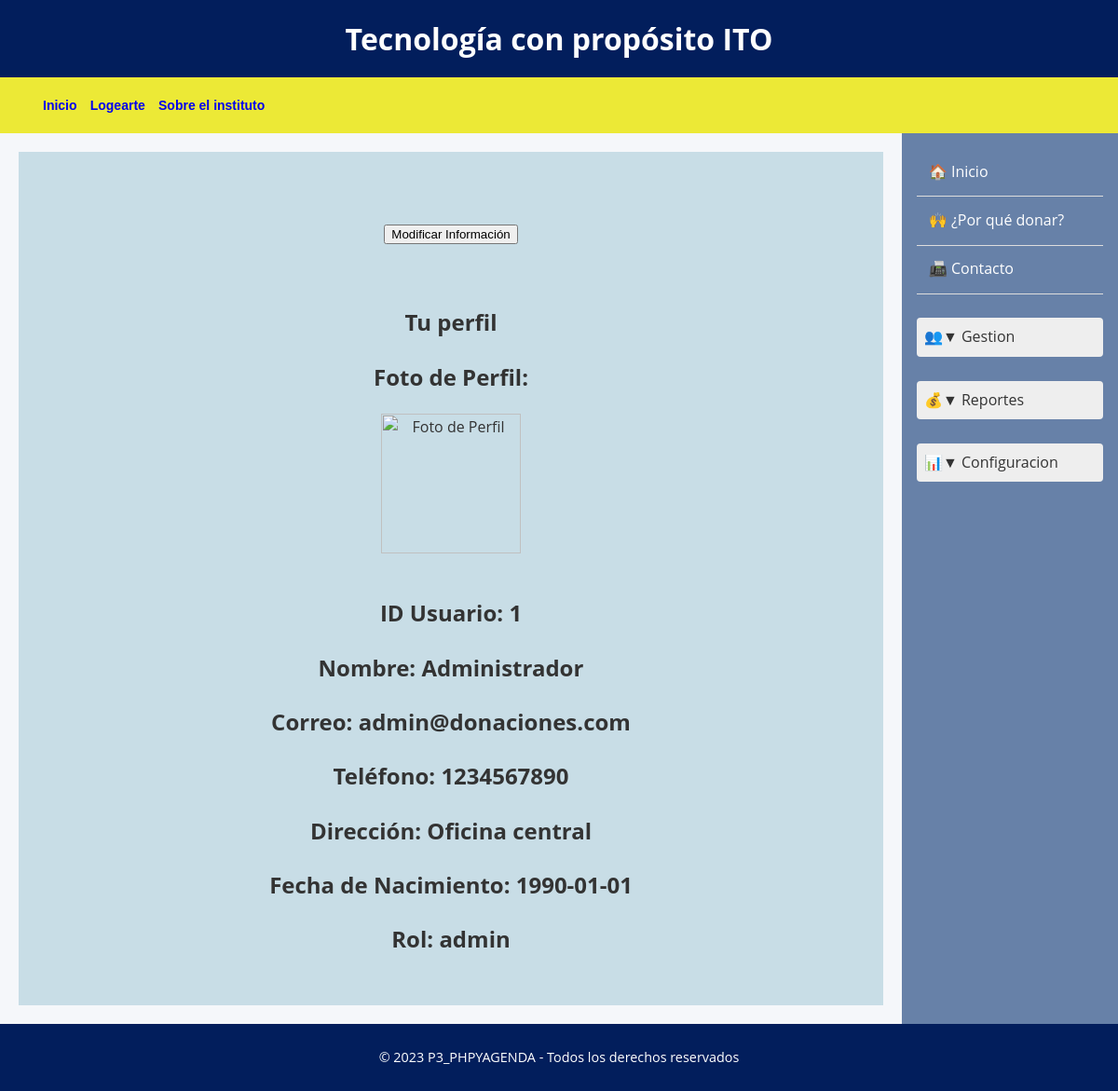
Page /miPerfil.php (signed in) on the committed database.
### tables this page shows
CREATE TABLE `usuarios` (
  `idUsuario` int(11) NOT NULL,
  `nombre` varchar(50) NOT NULL,
  `correo` varchar(50) NOT NULL,
  `contrasena` varchar(20) NOT NULL,
  `telefono` int(10) NOT NULL,
  `direccion` varchar(50) NOT NULL,
  `fechaNac` date NOT NULL,
  `fotoPerfil` blob NOT NULL,
  `rol` varchar(20) NOT NULL,
  `idDonacion` int(15) NOT NULL COMMENT 'Relación con donación',
  `fechaRegistro` datetime DEFAULT current_timestamp()
);

### modelo/Usuario.php (called while the page is built, shortened)
<?php
class Usuario {
	private $idUsuario = 0;
	public function getIdUsuario() { return $this->idUsuario; }
}
?>

### miPerfil.php (the view, shortened to what this page needs)
<?php
include_once("menu.php");
include_once("modelo/Usuario.php");
$oUsu = unserialize($_SESSION["usuario"]);
$idUsuario = $oUsu->getIdUsuario();
$conexion = new mysqli("localhost", "root", "", "donacionesTec", 3307);
$sql = "SELECT idUsuario, nombre, correo, contrasena, telefono, direccion, fechaNac, fotoPerfil, rol FROM usuarios
        WHERE idUsuario = $idUsuario";
$resultado = $conexion->query($sql);
?>
<div style="display: flex;">
    <?php include_once("vista/aside.php"); ?>
    <section class="principal">
        <br>
        <?php if ($resultado && $resultado->num_rows > 0):
            $fila = $resultado->fetch_assoc();
        ?>
        <button onclick="abrirPopup()" class="boton-modificar">Modificar Información</button>
            <div>
                <br>
                <h1>Tu perfil</h1>
                <h2>Foto de Perfil:</h2>
                <img src="<?php echo $fila["fotoPerfil"]; ?>" alt="Foto de Perfil" width="150"><br><br>
                <h2>ID Usuario: <?php echo $fila["idUsuario"]; ?></h2>
                <h2>Nombre: <?php echo $fila["nombre"]; ?></h2>
                <h2>Correo: <?php echo $fila["correo"]; ?></h2>
                <h2>Teléfono: <?php echo $fila["telefono"]; ?></h2>
                <h2>Dirección: <?php echo $fila["direccion"]; ?></h2>
                <h2>Fecha de Nacimiento: <?php echo $fila["fechaNac"]; ?></h2>
                <h2>Rol: <?php echo $fila["rol"]; ?></h2>
            </div>
        <?php else: ?>
            <p style="text-align: center;">No estás registrado</p>
        <?php endif; ?>
    </section>
</div>

### estilos/encabezado.css (style rules this page uses)
.encabezado { background-color: #021E5C; color: white; padding: 1rem; text-align: center; }
.encabezado h1 { margin: 0; font-size: 2rem; }

### estilos/pie.css (style rules this page uses)
.pie-pagina { background-color: #021E5C; color: white; text-align: center; padding: 1.5rem; margin-top: auto; }
.pie-pagina p { margin: 0; font-size: 0.9rem; }

### estilos/section.css (style rules this page uses)
section.principal { float: left; width: 80%; height: auto; min-height: 30em; margin: 20px; background-color:rgba(100, 161, 185, 0.308); text-transform: none; text-align: center; }
body { font-family: 'Open Sans', sans-serif; margin: 0; padding: 0; background-color: #f5f7fa; color: #333; line-height: 1.6; }
.principal { flex: 1; padding: 2rem; max-width: 1200px; margin: 0 auto; }

### estilos/tablas.css (style rules this page uses)
h1 { text-align: center; }
button { margin: 20px auto; display: block; }

### rows in the picture
usuarios: idUsuario "1", nombre "Administrador", correo "admin@donaciones.com", telefono "1234567890", direccion "Oficina central", fechaNac "1990-01-01", rol "admin"
